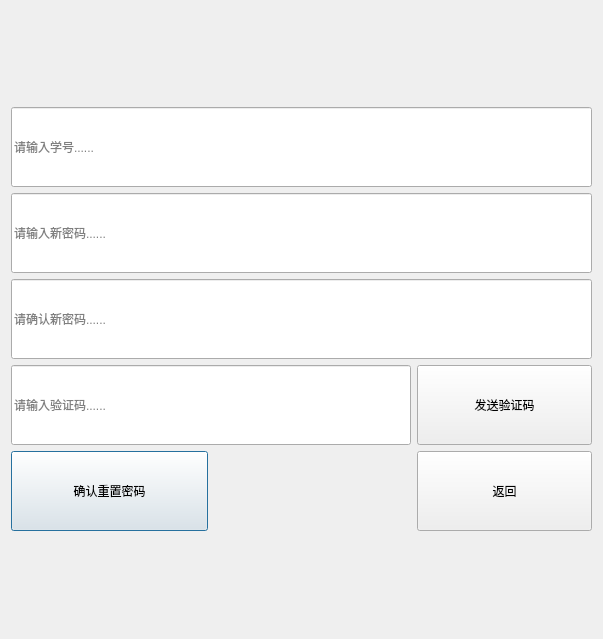
<?xml version="1.0" encoding="UTF-8"?>
<ui version="4.0">
 <class>rewritepwd</class>
 <widget class="QDialog" name="rewritepwd">
  <property name="geometry">
   <rect>
    <x>0</x>
    <y>0</y>
    <width>603</width>
    <height>639</height>
   </rect>
  </property>
  <property name="minimumSize">
   <size>
    <width>500</width>
    <height>500</height>
   </size>
  </property>
  <property name="windowTitle">
   <string>密码重置</string>
  </property>
  <property name="styleSheet">
   <string notr="true">background-image: url(:/new/prefix1/0eefae7af46b407ae390a0fad8c36b7e0bb7a043d956e-UVgqj9_fw658.webp);</string>
  </property>
  <layout class="QGridLayout" name="gridLayout_2">
   <item row="0" column="0">
    <layout class="QGridLayout" name="gridLayout">
     <item row="4" column="0">
      <widget class="QPushButton" name="rewritepwd_2">
       <property name="minimumSize">
        <size>
         <width>50</width>
         <height>80</height>
        </size>
       </property>
       <property name="text">
        <string>确认重置密码</string>
       </property>
      </widget>
     </item>
     <item row="0" column="0" colspan="3">
      <widget class="QLineEdit" name="Reuserid">
       <property name="minimumSize">
        <size>
         <width>490</width>
         <height>80</height>
        </size>
       </property>
       <property name="placeholderText">
        <string>请输入学号......</string>
       </property>
      </widget>
     </item>
     <item row="3" column="2">
      <widget class="QPushButton" name="sendCodeButton">
       <property name="minimumSize">
        <size>
         <width>50</width>
         <height>80</height>
        </size>
       </property>
       <property name="text">
        <string>发送验证码</string>
       </property>
      </widget>
     </item>
     <item row="3" column="0" colspan="2">
      <widget class="QLineEdit" name="qqemailMa">
       <property name="minimumSize">
        <size>
         <width>400</width>
         <height>80</height>
        </size>
       </property>
       <property name="placeholderText">
        <string>请输入验证码......</string>
       </property>
      </widget>
     </item>
     <item row="2" column="0" colspan="3">
      <widget class="QLineEdit" name="confirmnewpwd">
       <property name="minimumSize">
        <size>
         <width>490</width>
         <height>80</height>
        </size>
       </property>
       <property name="placeholderText">
        <string>请确认新密码......</string>
       </property>
      </widget>
     </item>
     <item row="1" column="0" colspan="3">
      <widget class="QLineEdit" name="newpwd">
       <property name="minimumSize">
        <size>
         <width>490</width>
         <height>80</height>
        </size>
       </property>
       <property name="placeholderText">
        <string>请输入新密码......</string>
       </property>
      </widget>
     </item>
     <item row="4" column="2">
      <widget class="QPushButton" name="back2Button">
       <property name="minimumSize">
        <size>
         <width>50</width>
         <height>80</height>
        </size>
       </property>
       <property name="text">
        <string>返回</string>
       </property>
      </widget>
     </item>
    </layout>
   </item>
  </layout>
 </widget>
 <resources/>
 <connections/>
</ui>
